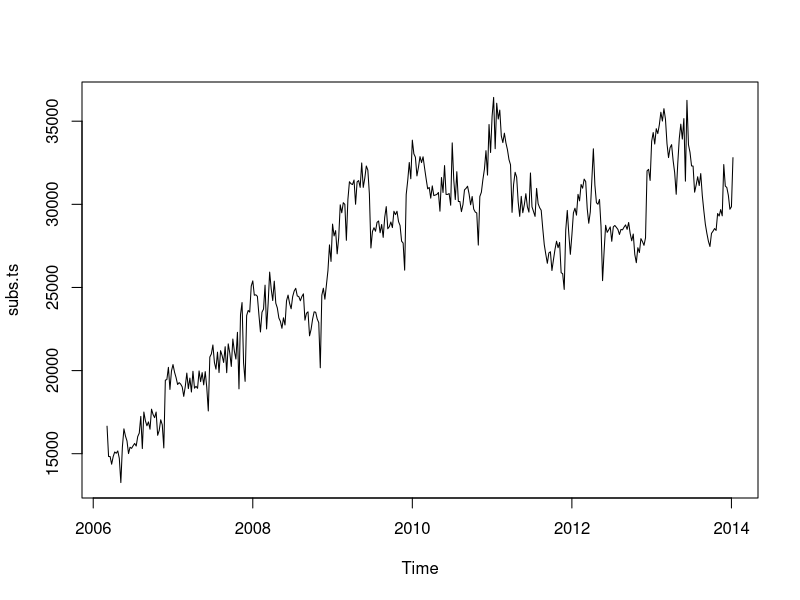
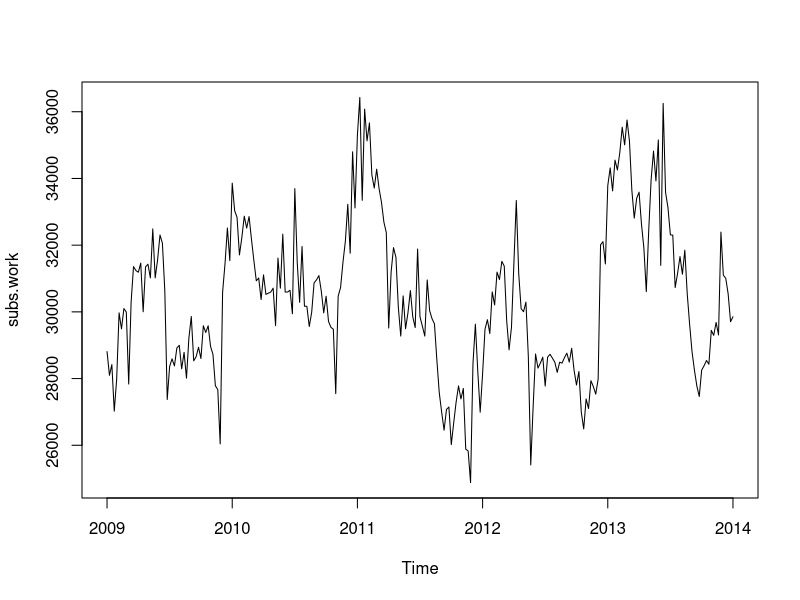
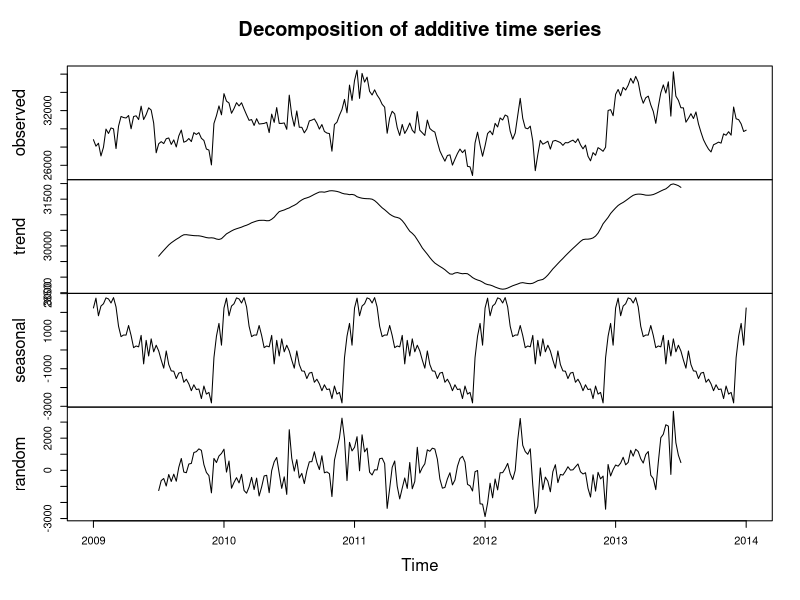
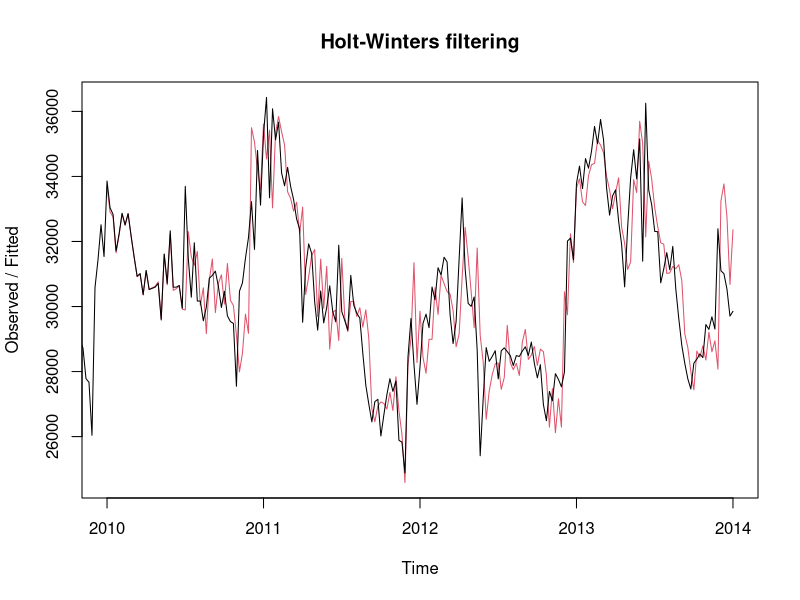

The R source for these figures, in order: (Note: this script raises an error after producing the figures.)
library("forecast")
library("pracma")

setwd("C:/Users/Martyn/Projects/r-thing/")
subs = read.table("subs2.dat",sep = ",") 
colnames(subs) <- c("date","players")
subs$date <- as.Date(subs$date)
head(subs)

# plot(subs$players, type = "l")
subs.h <- hampel(subs$players, 10, t0 = 3)
subs$players <- subs.h$y
# plot(subs.h$y, type = "l")

start.date <- as.POSIXlt(subs$date[1]) 
start.week <- as.numeric(strftime(start.date,format="%W") )
start.year <- as.numeric(strftime(start.date,format="%Y") )

subs.ts<-ts(subs$players,start=c(start.year,start.week),frequency=52)
plot(subs.ts)

# pick a suitable working window
subs.work <- window((subs.ts), start=2009, end =2014)
plot(subs.work)

#decompose in to sesonal (weekly), trend and random components
subs.dc<-(decompose(subs.work))
plot(subs.dc)

# Exponential stuff below here:

#fit HoltWinters to whole thing
subs.hw <- HoltWinters(subs.work)
subs.hw
subs.hw$SSE
plot(subs.hw)

# forecast
subs.fc <- forecast.HoltWinters(subs.hw, h=13)
subs.fc
plot.forecast(subs.fc)

#diagnostic
summary(subs.fc$residuals)
hist(subs.fc$residuals)
acf(subs.fc$residuals, lag.max=20)
Box.test(subs.fc$residuals, lag=20, type="Ljung-Box")









